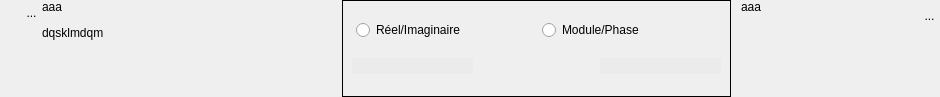
<?xml version="1.0" encoding="UTF-8"?>
<ui version="4.0">
 <class>WidgetSimpComplexe</class>
 <widget class="QWidget" name="WidgetSimpComplexe">
  <property name="geometry">
   <rect>
    <x>0</x>
    <y>0</y>
    <width>940</width>
    <height>97</height>
   </rect>
  </property>
  <property name="sizePolicy">
   <sizepolicy hsizetype="Preferred" vsizetype="Preferred">
    <horstretch>0</horstretch>
    <verstretch>0</verstretch>
   </sizepolicy>
  </property>
  <property name="minimumSize">
   <size>
    <width>940</width>
    <height>0</height>
   </size>
  </property>
  <property name="maximumSize">
   <size>
    <width>1493</width>
    <height>1400</height>
   </size>
  </property>
  <property name="windowTitle">
   <string>Form</string>
  </property>
  <property name="styleSheet">
   <string notr="true">QLineEdit {
background:rgb(235,235,235);
border:0px;
}</string>
  </property>
  <layout class="QHBoxLayout" name="horizontalLayout_5">
   <property name="spacing">
    <number>0</number>
   </property>
   <property name="leftMargin">
    <number>0</number>
   </property>
   <property name="topMargin">
    <number>0</number>
   </property>
   <property name="rightMargin">
    <number>0</number>
   </property>
   <property name="bottomMargin">
    <number>0</number>
   </property>
   <item>
    <layout class="QVBoxLayout" name="verticalLayout_2">
     <property name="spacing">
      <number>0</number>
     </property>
     <item>
      <layout class="QHBoxLayout" name="horizontalLayout">
       <property name="spacing">
        <number>0</number>
       </property>
       <property name="sizeConstraint">
        <enum>QLayout::SetFixedSize</enum>
       </property>
       <item>
        <spacer name="horizontalSpacer_3">
         <property name="orientation">
          <enum>Qt::Horizontal</enum>
         </property>
         <property name="sizeType">
          <enum>QSizePolicy::Fixed</enum>
         </property>
         <property name="sizeHint" stdset="0">
          <size>
           <width>21</width>
           <height>20</height>
          </size>
         </property>
        </spacer>
       </item>
       <item>
        <widget class="MonBoutonValide" name="RBValide">
         <property name="minimumSize">
          <size>
           <width>21</width>
           <height>25</height>
          </size>
         </property>
         <property name="maximumSize">
          <size>
           <width>21</width>
           <height>25</height>
          </size>
         </property>
         <property name="focusPolicy">
          <enum>Qt::ClickFocus</enum>
         </property>
         <property name="toolTip">
          <string>Affiche le rapport de validation du mot-clef</string>
         </property>
         <property name="styleSheet">
          <string notr="true">border : 0px</string>
         </property>
         <property name="text">
          <string>...</string>
         </property>
         <property name="icon">
          <iconset>
           <normaloff>../Editeur/icons/ast-green-ball.png</normaloff>../Editeur/icons/ast-green-ball.png</iconset>
         </property>
         <property name="iconSize">
          <size>
           <width>25</width>
           <height>25</height>
          </size>
         </property>
        </widget>
       </item>
      </layout>
     </item>
     <item>
      <spacer name="verticalSpacer">
       <property name="orientation">
        <enum>Qt::Vertical</enum>
       </property>
       <property name="sizeHint" stdset="0">
        <size>
         <width>20</width>
         <height>5</height>
        </size>
       </property>
      </spacer>
     </item>
    </layout>
   </item>
   <item>
    <widget class="MonLabelClic" name="label">
     <property name="sizePolicy">
      <sizepolicy hsizetype="Fixed" vsizetype="Preferred">
       <horstretch>0</horstretch>
       <verstretch>0</verstretch>
      </sizepolicy>
     </property>
     <property name="minimumSize">
      <size>
       <width>300</width>
       <height>25</height>
      </size>
     </property>
     <property name="maximumSize">
      <size>
       <width>178</width>
       <height>16777215</height>
      </size>
     </property>
     <property name="frameShape">
      <enum>QFrame::NoFrame</enum>
     </property>
     <property name="text">
      <string>&lt;html&gt;&lt;head/&gt;&lt;body&gt;&lt;p&gt;aaa&lt;/p&gt;&lt;p&gt;dqsklmdqm&lt;/p&gt;&lt;/body&gt;&lt;/html&gt;</string>
     </property>
     <property name="scaledContents">
      <bool>false</bool>
     </property>
     <property name="alignment">
      <set>Qt::AlignLeading|Qt::AlignLeft|Qt::AlignTop</set>
     </property>
    </widget>
   </item>
   <item>
    <widget class="QFrame" name="frame">
     <property name="frameShape">
      <enum>QFrame::Box</enum>
     </property>
     <layout class="QGridLayout" name="gridLayout">
      <item row="0" column="0">
       <layout class="QHBoxLayout" name="horizontalLayout_2">
        <property name="leftMargin">
         <number>4</number>
        </property>
        <property name="rightMargin">
         <number>0</number>
        </property>
        <item>
         <widget class="QRadioButton" name="RBRI">
          <property name="text">
           <string>Réel/Imaginaire</string>
          </property>
         </widget>
        </item>
        <item>
         <widget class="QRadioButton" name="RBMP">
          <property name="text">
           <string>Module/Phase</string>
          </property>
         </widget>
        </item>
       </layout>
      </item>
      <item row="1" column="0">
       <layout class="QHBoxLayout" name="horizontalLayout_3">
        <item>
         <widget class="QLineEdit" name="LEReel">
          <property name="frame">
           <bool>false</bool>
          </property>
         </widget>
        </item>
        <item>
         <spacer name="horizontalSpacer">
          <property name="orientation">
           <enum>Qt::Horizontal</enum>
          </property>
          <property name="sizeHint" stdset="0">
           <size>
            <width>5</width>
            <height>20</height>
           </size>
          </property>
         </spacer>
        </item>
        <item>
         <widget class="QLineEdit" name="LEImag">
          <property name="frame">
           <bool>false</bool>
          </property>
         </widget>
        </item>
       </layout>
      </item>
     </layout>
    </widget>
   </item>
   <item>
    <spacer name="horizontalSpacer_2">
     <property name="orientation">
      <enum>Qt::Horizontal</enum>
     </property>
     <property name="sizeType">
      <enum>QSizePolicy::Fixed</enum>
     </property>
     <property name="sizeHint" stdset="0">
      <size>
       <width>10</width>
       <height>20</height>
      </size>
     </property>
    </spacer>
   </item>
   <item>
    <widget class="MonLabelClic" name="lineEditUnite">
     <property name="sizePolicy">
      <sizepolicy hsizetype="MinimumExpanding" vsizetype="Preferred">
       <horstretch>0</horstretch>
       <verstretch>0</verstretch>
      </sizepolicy>
     </property>
     <property name="minimumSize">
      <size>
       <width>25</width>
       <height>25</height>
      </size>
     </property>
     <property name="maximumSize">
      <size>
       <width>178</width>
       <height>16777215</height>
      </size>
     </property>
     <property name="frameShape">
      <enum>QFrame::NoFrame</enum>
     </property>
     <property name="text">
      <string>&lt;html&gt;&lt;head/&gt;&lt;body&gt;&lt;p&gt;aaa&lt;/p&gt;&lt;/body&gt;&lt;/html&gt;</string>
     </property>
     <property name="scaledContents">
      <bool>false</bool>
     </property>
     <property name="alignment">
      <set>Qt::AlignLeading|Qt::AlignLeft|Qt::AlignTop</set>
     </property>
    </widget>
   </item>
   <item>
    <layout class="QVBoxLayout" name="verticalLayout_3">
     <item>
      <widget class="QToolButton" name="RBPoubelle">
       <property name="minimumSize">
        <size>
         <width>21</width>
         <height>31</height>
        </size>
       </property>
       <property name="maximumSize">
        <size>
         <width>21</width>
         <height>31</height>
        </size>
       </property>
       <property name="styleSheet">
        <string notr="true">border : 0px</string>
       </property>
       <property name="text">
        <string>...</string>
       </property>
       <property name="icon">
        <iconset>
         <normaloff>../Editeur/icons/deleteRond.png</normaloff>../Editeur/icons/deleteRond.png</iconset>
       </property>
       <property name="iconSize">
        <size>
         <width>32</width>
         <height>32</height>
        </size>
       </property>
      </widget>
     </item>
     <item>
      <spacer name="verticalSpacer_2">
       <property name="orientation">
        <enum>Qt::Vertical</enum>
       </property>
       <property name="sizeHint" stdset="0">
        <size>
         <width>18</width>
         <height>47</height>
        </size>
       </property>
      </spacer>
     </item>
    </layout>
   </item>
  </layout>
 </widget>
 <customwidgets>
  <customwidget>
   <class>MonBoutonValide</class>
   <extends>QToolButton</extends>
   <header>InterfaceGUI.QT5.monBoutonValide.h</header>
  </customwidget>
  <customwidget>
   <class>MonLabelClic</class>
   <extends>QLabel</extends>
   <header>InterfaceGUI.QT5.monLabelClic.h</header>
  </customwidget>
 </customwidgets>
 <tabstops>
  <tabstop>RBMP</tabstop>
  <tabstop>RBPoubelle</tabstop>
 </tabstops>
 <resources/>
 <connections/>
</ui>
